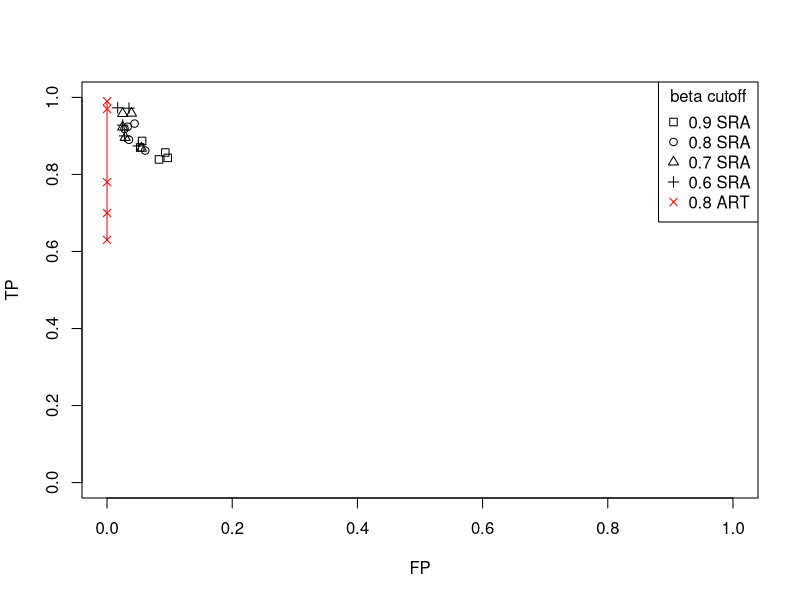

The R source for this figure:
## ---- chunk 1
betas <- c("0.9","0.8","0.7","0.6")
covs <- c("0.025X","0.05X","0.1X","0.5X", "0.75X")
sens_mat <- matrix(nrow = 5, ncol = 4, c(0.839,0.87,0.887,0.857,0.843,0.862,0.89,0.918,0.932,0.924,0.868,0.896,0.923,0.959,0.958,0.874,0.9,0.928,0.972,0.973))
spec_mat <- matrix(nrow = 5, ncol = 4,c(0.917,0.947,0.944,0.907,0.903,0.939,0.965,0.972,0.956,0.967,0.945,0.971,0.975,0.961,0.975,0.95,0.972,0.975,0.965,0.983))
artificial_data <- c(0.63,0.70,0.78,0.97,0.99)
## ---- chunk 2
plot(1-spec_mat[,1],sens_mat[,1], xlim = c(0,1),ylim=c(0,1),ylab = "TP", xlab = "FP", pch = 0)
points(1-spec_mat[,2],sens_mat[,2], pch = 1)
points(1-spec_mat[,3],sens_mat[,3], pch = 2)
points(1-spec_mat[,4],sens_mat[,4], pch = 3)
lines(c(0,0,0,0,0), artificial_data, type = "o", pch = 4, col = "red")
legend("topright", pch = 0:4, legend = c("0.9 SRA","0.8 SRA","0.7 SRA","0.6 SRA", "0.8 ART"), col = c("black","black","black","black","red"),title = "beta cutoff")
## ---- chunk 3

